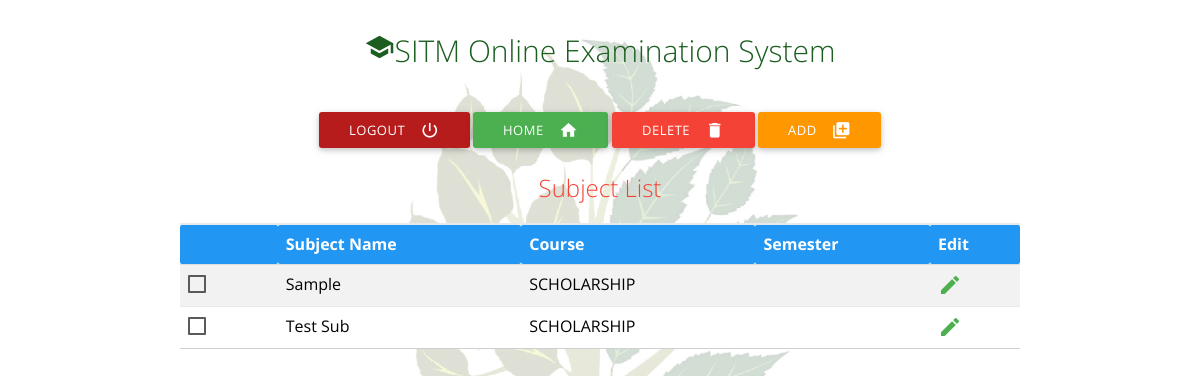
The app's page /admin/submng.php (signed in) with its own data.
### tables this page shows
CREATE TABLE `subject` (
  `subid` int(11) NOT NULL,
  `subname` varchar(40) DEFAULT NULL,
  `course` varchar(100) NOT NULL,
  `semester` varchar(100) NOT NULL,
  `tcid` bigint(20) DEFAULT NULL
);

### dbsettings.php (called while the page is built, shortened)
<?php
$dbname="oes";
?>

### oesdb.php (called while the page is built, shortened)
<?php
include_once 'dbsettings.php';
$conn=false;
function executeQuery($query)
{
    global $conn,$dbserver,$dbname,$dbpassword,$dbusername;
    if (!($conn = @mysql_connect ($dbserver,$dbusername,$dbpassword)))
         $message="Cannot connect to server";
    $result=mysql_query($query,$conn);
    if(!$result)
        $message="Error while executing query.<br/>Mysql Error: ".mysql_error();
    else
        return $result;
}
?>

### admin/submng.php (the view, shortened to what this page needs)
<?php
include_once '../oesdb.php';
?>
<html>
<head>
    <link href="../css/materialize.min.css" rel="stylesheet" type="text/css"/>
    <link href="../css/style.css" rel="stylesheet" type="text/css"/>
    <link href="../css/icons/icons.css" rel="stylesheet" type="text/css"/>
    <link href="../css/datatables.min.css" rel="stylesheet" type="text/css"/>
</head>
<body style="background-image: url('../images/slogo2.jpg'); background-size: contain">
<div class="container">
    <div class="row">
        <h1 class="center green-text text-darken-4"><i class=" small material-icons ">school</i>SITM Online Examination System</h1>
    </div>
    <form name="submng" action="submng.php" method="post">
        <div class="row">
            <div class="col l12 center ">
                <?php
                if (isset($_SESSION['admname'])) {
                    ?>
                    <button  input type="submit" value="LogOut"  name="logout" class="btn tooltipped red darken-4 white-text waves-effect waves-light btn" data-position="top" data-delay="50" data-tooltip="Logout" ><i class="material-icons right">power_settings_new</i>Logout</button>
                    <button input type="submit" value="Home" name="dashboard"   class="btn tooltipped green white-text waves-effect waves-light btn" data-position="top" data-delay="50" data-tooltip="Dashboard" ><i class="material-icons right">home</i>Home</button>
                    <?php
                    if (isset($_REQUEST['add'])) {
                        ?>
                        <?php
                    } else if (isset($_REQUEST['edit'])) {
                        ?>
                        <?php
                    } else {
                        ?>
                        <button input type="submit" value="Delete" name="delete" class="btn tooltipped red white-text waves-effect waves-light btn" data-position="top" data-delay="50" data-tooltip="Delete forever"><i class="material-icons right">delete</i>Delete</button>
                        <button input type="submit" value="Add" name="add" class="btn tooltipped orange white-text waves-effect waves-light btn" data-position="top" data-delay="50" data-tooltip="Add a subject" ><i class="material-icons right">library_add</i>Add</button>
                    <?php }
                } ?>
            </div>
            <div class="col l6"></div>
        </div>
            <?php
            if (isset($_SESSION['admname'])) {
                if (isset($_REQUEST['add'])) {
                    ?>
                    <div class="row">
                    <div class="col l4"></div>
                    <div class="col l4">
                        <h3 class="center">Add New Subject</h3>
                        <div class="input-field">
                            <label for="subname">Subject Name</label>
                            <input class="validate" type="text" name="subname" value="" id="subname" onkeyup="isalphanum(this)"
                                       onblur="if(this.value==''){alert('Subject Name is Empty');this.focus();this.value='';}">
                        </div>
                        <div class="input-field">
                            <h5>Course Name</h5>
                            <input class="validate" type="text" name="couname" value="<?php echo $_SESSION['role']; ?>" readonly="readonly"/>
                        </div>
                        <div class="input-field">
                                <select name="semname">
                                    <?php if (($_SESSION['role'] == "SE") || ($_SESSION['role'] == "IMS") || ($_SESSION['role'] == "VFX") || ($_SESSION['role'] == "admin")) { ?>
                                        <option value="1">Semester 1</option>
                                        <option value="2">Semester 2</option>
                                        <option value="3">Semester 3</option>
                                        <option value="4">Semester 4</option>
                                    <?php }
                                    if ($_SESSION['role'] == "CERTIFICATE") { ?>
                                        <option value="5">Certificate in MS Office</option>
                                        <option value="6">Certificate in Programming</option>
                                        <option value="7">Certificate in Hardware</option>
                                        <option value="8">Certificate in Graphics</option>
                                    <?php }
                                    if ($_SESSION['role'] == "SCHOLAR") { ?>
                                        <option value="9">Scholarship</option>
                                    <?php } ?>
                                </select>
                        </div>
                        <div class="input-field center">
                            <button input type="submit" value="Save" name="savea" class="btn green waves-effect waves-light btn"
                                    onclick="validateform('usermng')" ><i class="material-icons right ">thumb_up</i>Save </button>
                            <button input type="submit" value="Cancel" name="cancel" class="btn red waves-effect waves-light btn" ><i class="material-icons right">cancel</i>cancel </button>
                        </div>
                    </div>
                    <div class="col l4"></div>
                    </div>
                    <?php
                } else {
                    echo "<div class=\"green-text\" style=\"text-align:center;\"><h2 class='red-text'>Subject List</h2></div>";
                    $role = $_SESSION['role'];
                    $result = executeQuery("select * from subject WHERE course='$role' order by subid;");
                    if (mysql_num_rows($result) == 0) {
                        echo "<h3 style=\"color:#0000cc;text-align:center;\">No Subjets Yet..!</h3>";
                    } else {
                        $i = 0;
                        ?>
            <div class="ibox-content">
                <div class="table-responsive">
                        <table class="table bordered striped highlight responsive-table dataTables-example">
                            <thead>
                            <tr class="blue white-text">
                                <th>&nbsp;</th>
                                <th>Subject Name</th>
                                <th>Course</th>
                                <th>Semester</th>
                                <th>Edit</th>
                            </tr>
                            </thead>
                            <?php
                            while ($r = mysql_fetch_array($result)) {
                                $i = $i + 1;
                                if ($i % 2 == 0) {
                                    echo "<tr style=\"color: black;\">";
                                } else {
                                    echo "<tr style='color: black'>";
                                }
                                echo "<td style=\"text-align:center;\"><p><input type=\"checkbox\" id='delete$i' name=\"d$i\" value=\"" . $r['subid'] . "\" /><label for='delete$i'></label></p></td><td>" . htmlspecialchars_decode($r['subname'], ENT_QUOTES)
                                    . "</td><td>" . htmlspecialchars_decode($r['course'], ENT_QUOTES) . "</td><td>" . htmlspecialchars_decode($r['semester'], ENT_QUOTES) . "</td>"
                                    . "<td class=\"tddata\"><a title=\"Edit " . htmlspecialchars_decode($r['stdname'], ENT_QUOTES) . "\"href=\"submng.php?edit=" . htmlspecialchars_decode($r['subname'], ENT_QUOTES) . "\"><i class=\"big green-text material-icons\">edit</i></a></td></tr>";
                            }
                            ?>
                        </table>
                </div>
            </div>
                        <?php
                    }
                }
            }
            ?>
    </form>
</div>
</body>
</html>

### records on screen
subject: subname "Sample", course "SCHOLARSHIP"
subject: subname "Test Sub", course "SCHOLARSHIP"
